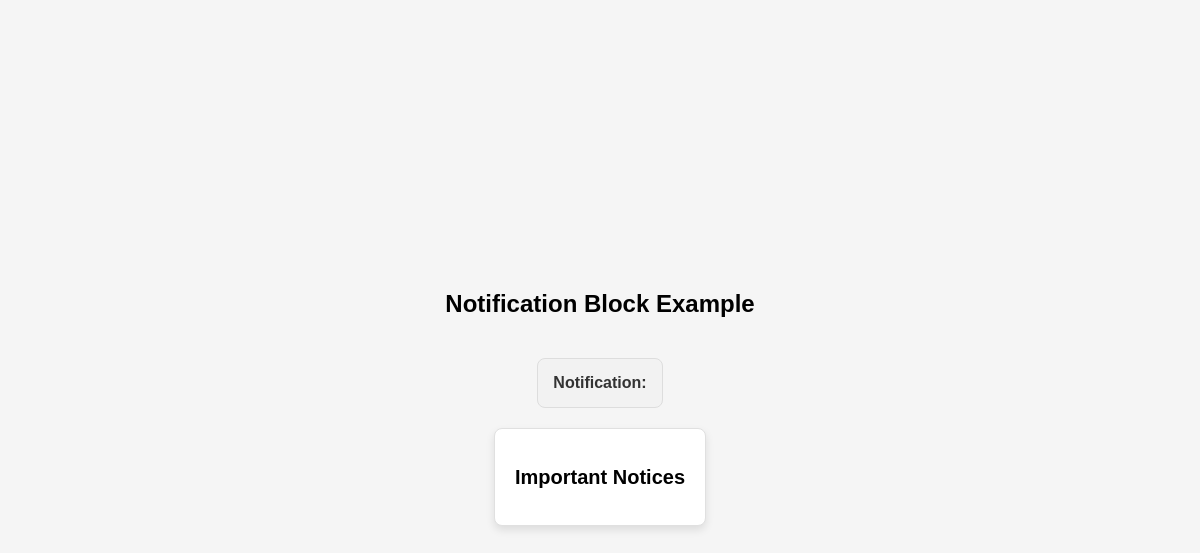
The app's page /notify/, older data.
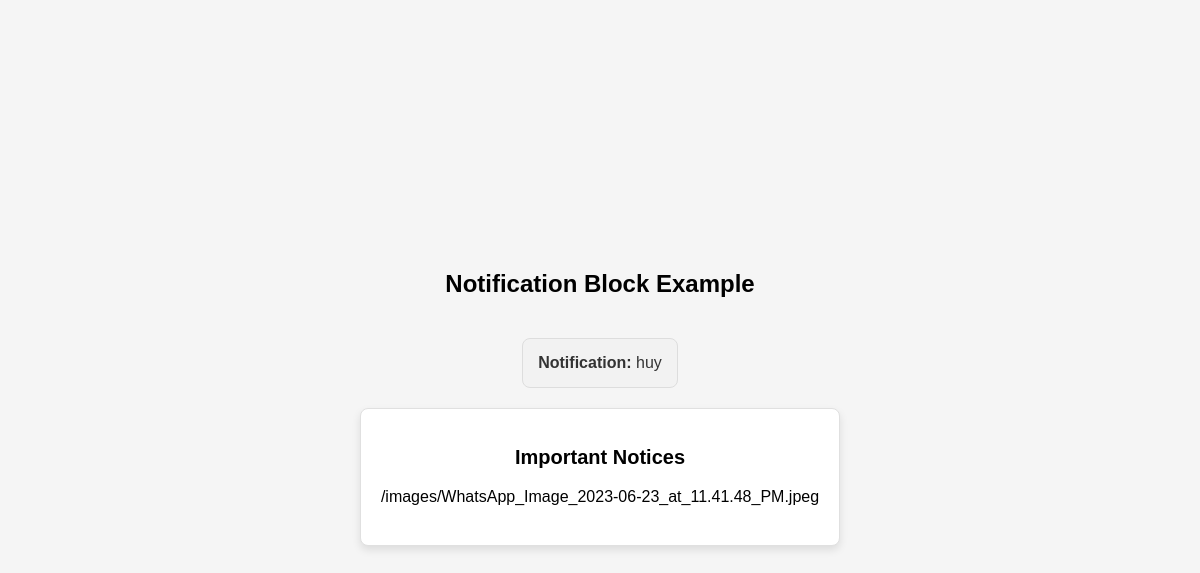
The same page, newer data.
### base/models.py (models this page shows)
class Notification(models.Model):
    image = models.ImageField(blank=True)
    data = models.TextField(blank=True)

### base/views.py (the view)
# urls.py: path('notify/',views.notify,name="not"),
def notify(request):
    notes = Notification.objects.all()
    context = {'notes':notes}
    return render(request,'base/notification.html' ,context)

### base/templates/base/notification.html (shortened to what this page needs)
<!DOCTYPE html>
<html>
<head>
</head>
<body>
    <h1>Notification Block Example</h1>
    <div class="notification">
        <strong>Notification:</strong> {%for note in notes%}
        {{note.data}}
        {%endfor%}
    </div>
    <div class="important-card">
        <h2>Important Notices</h2>
        <p>{%for n in notes%}
            {{n.image.url}}
            {%endfor%}
        </p>
    </div>
</body>
</html>

### base/templates/base/notification.html (style rules this page uses)
.notification { background-color: #f2f2f2; color: #333; padding: 15px; border: 1px solid #ddd; border-radius: 8px; margin: 20px; font-size: 16px; }
.important-card { background-color: #fff; padding: 20px; border: 1px solid #e0e0e0; border-radius: 8px; text-align: center; box-shadow: 0 4px 8px rgba(0, 0, 0, 0.1); }
body { font-family: Arial, sans-serif; display: flex; flex-direction: column; align-items: center; justify-content: center; min-height: 100vh; margin: 0; background-color: #f5f5f5; }
h1 { font-size: 24px; margin-bottom: 20px; }
h2 { font-size: 20px; margin-bottom: 10px; }
p { font-size: 16px; line-height: 1.5; }

Row changes from the older to the newer data that the page shows:
added Notification: data "huy", image "/images/WhatsApp_Image_2023-06-23_at_11.41.48_PM.jpeg"
